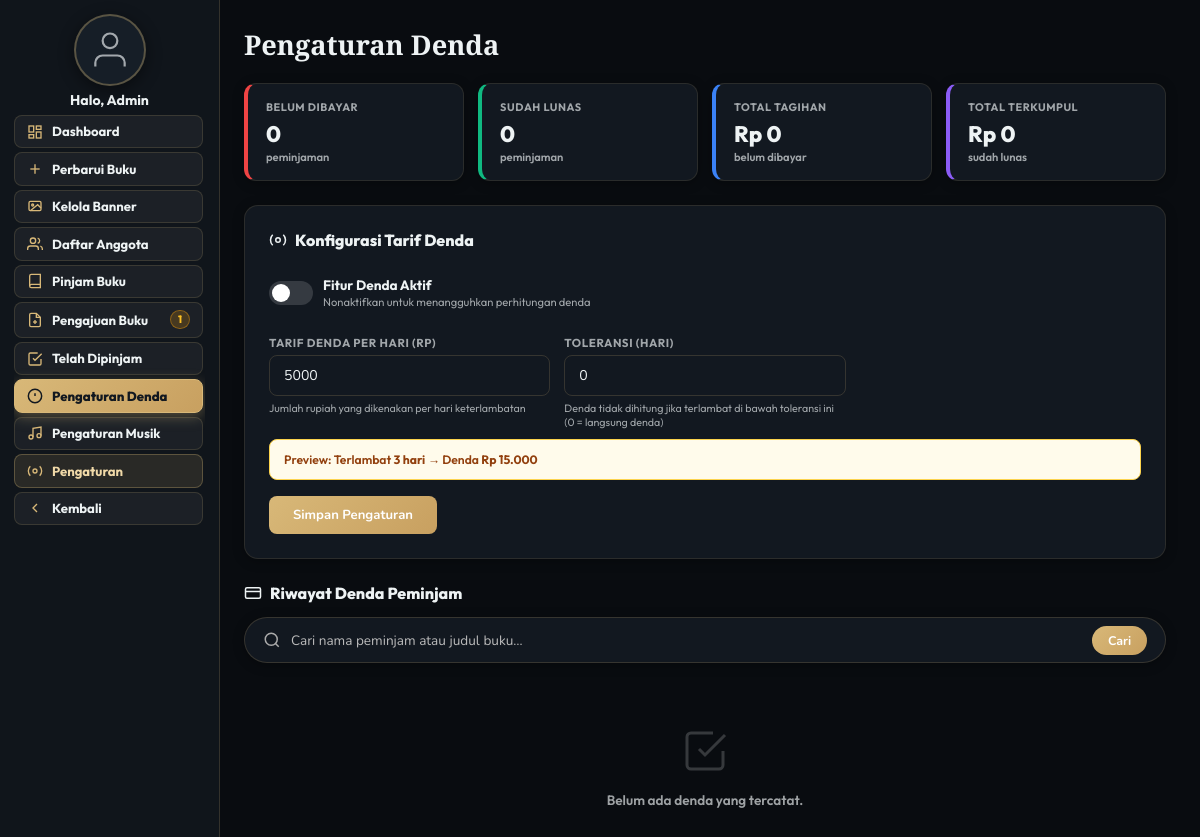
Before: /pengaturan_denda.php (signed in) with the older database file.
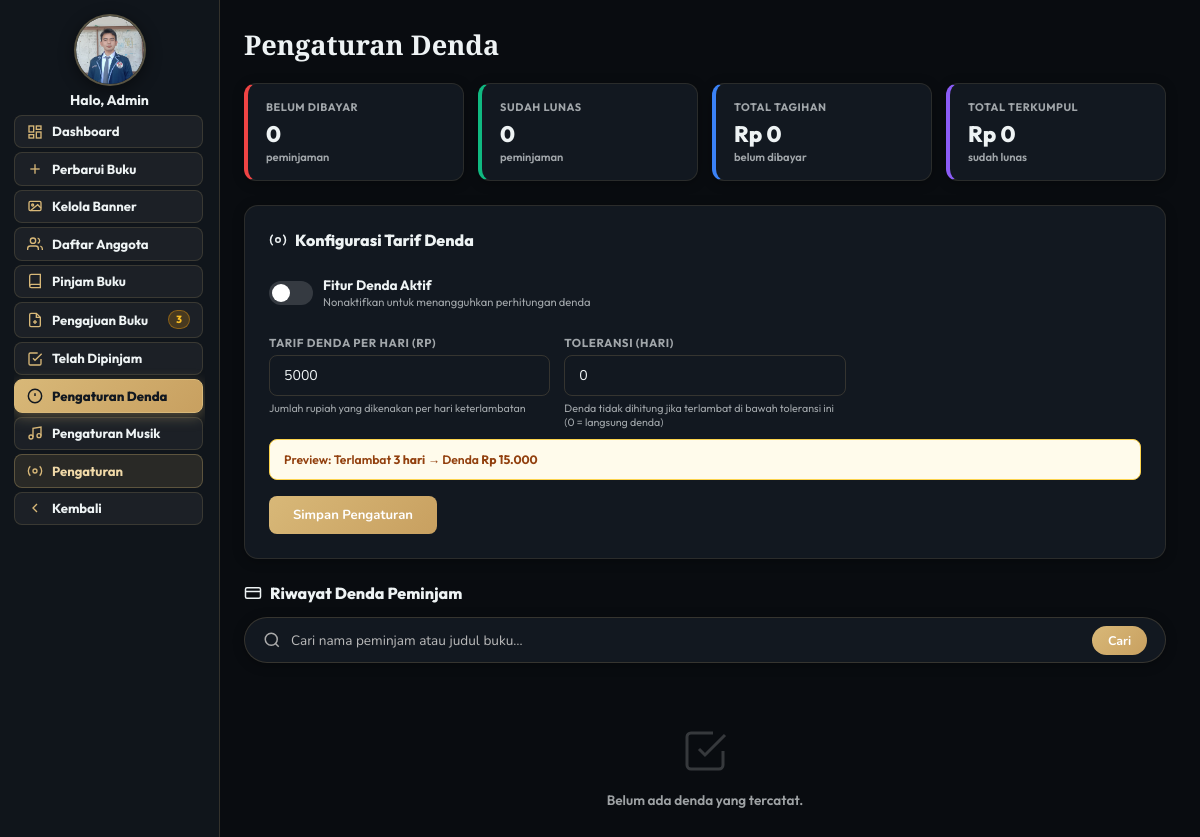
After: the same page with the newer database file.
### tables this page shows
CREATE TABLE `admin_profile` (
  `id` int NOT NULL AUTO_INCREMENT,
  `user_id` int NOT NULL,
  `display_name` varchar(100) NOT NULL DEFAULT 'Admin',
  `foto` varchar(255) NOT NULL DEFAULT '',
  `updated_at` timestamp NULL DEFAULT CURRENT_TIMESTAMP ON UPDATE CURRENT_TIMESTAMP,
  PRIMARY KEY (`id`),
  UNIQUE KEY `uq_admin_user` (`user_id`),
  CONSTRAINT `fk_admin_profile_user` FOREIGN KEY (`user_id`) REFERENCES `users` (`id`) ON DELETE CASCADE ON UPDATE CASCADE
);

### pengaturan_denda.php (the view, shortened to what the changed rows need)
<?php
require_once 'db.php';
mysqli_set_charset($conn, 'utf8mb4');
mysqli_query($conn, "SET time_zone = '+07:00'");
$profil_res = mysqli_query($conn, 'SELECT * FROM admin_profile LIMIT 1');
$profil     = $profil_res ? mysqli_fetch_assoc($profil_res) : null;
$admin_name = $profil['display_name'] ?? ($_SESSION['user_name'] ?? 'Admin');
$admin_foto = $profil['foto'] ?? '';
?>
<!DOCTYPE html>
<html lang="id">
<head>
</head>
<body>
<aside class="sidebar" id="sidebar">
  <div class="sidebar-header">
    <div class="avatar-wrap" onclick="openProfilModal()" title="Edit Profil">
    <div class="avatar-circle">
      <?php if ($admin_foto && file_exists($admin_foto)): ?>
        <img src="<?= htmlspecialchars($admin_foto) ?>?v=<?= filemtime($admin_foto) ?>" alt="Admin" width="72" height="72" loading="eager" decoding="sync"/>
      <?php else: ?>
        <svg class="default-icon" viewBox="0 0 24 24" fill="none" stroke="currentColor" stroke-width="1.2">
          <path d="M20 21v-2a4 4 0 0 0-4-4H8a4 4 0 0 0-4 4v2"/><circle cx="12" cy="7" r="4"/>
        </svg>
      <?php endif; ?>
  </div>
  </div>
  <div class="admin-name-label">Halo, <?= htmlspecialchars($admin_name) ?></div>
  </div>
  <nav class="sidebar-nav">
  <?php
    $cnt_aju_badge = (int)(mysqli_fetch_assoc(mysqli_query($conn, "SELECT COUNT(*) as c FROM pengajuan_peminjaman WHERE status='menunggu'"))['c'] ?? 0);
  ?>
  <a class="sidebar-btn" href="pengajuan_buku.php">
    <svg viewBox="0 0 24 24" fill="none" stroke="currentColor" stroke-width="2"><path d="M14 2H6a2 2 0 0 0-2 2v16a2 2 0 0 0 2 2h12a2 2 0 0 0 2-2V8z"/><polyline points="14 2 14 8 20 8"/><line x1="12" y1="18" x2="12" y2="12"/><line x1="9" y1="15" x2="15" y2="15"/></svg>
    Pengajuan Buku
    <?php if ($cnt_aju_badge > 0): ?>
      <span class="aksa-notif-badge" style="margin-left:auto;background:rgba(245,158,11,.2);color:#fbbf24;border:1px solid rgba(245,158,11,.4);font-size:.65rem;font-weight:800;padding:2px 7px;border-radius:20px;"><?= $cnt_aju_badge ?></span>
    <?php endif; ?>
  </a>
  </nav>
</aside>
</body>
</html>

Changed rows visible on the page:
changed admin_profile "Admin": foto: picture added
Other visible differences:
$cnt_aju_badge: "1" → "3"
